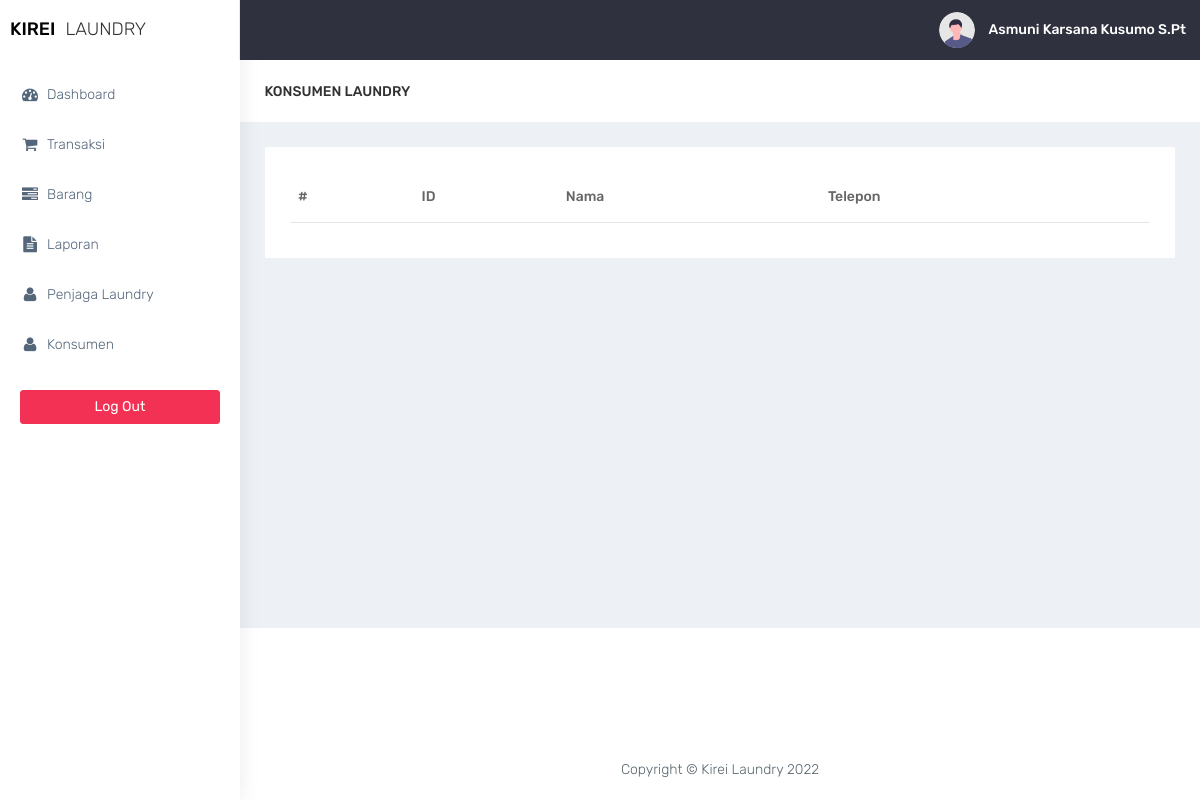
Before: /konsumen/konsumen-laundry.php (signed in) with the older database file.
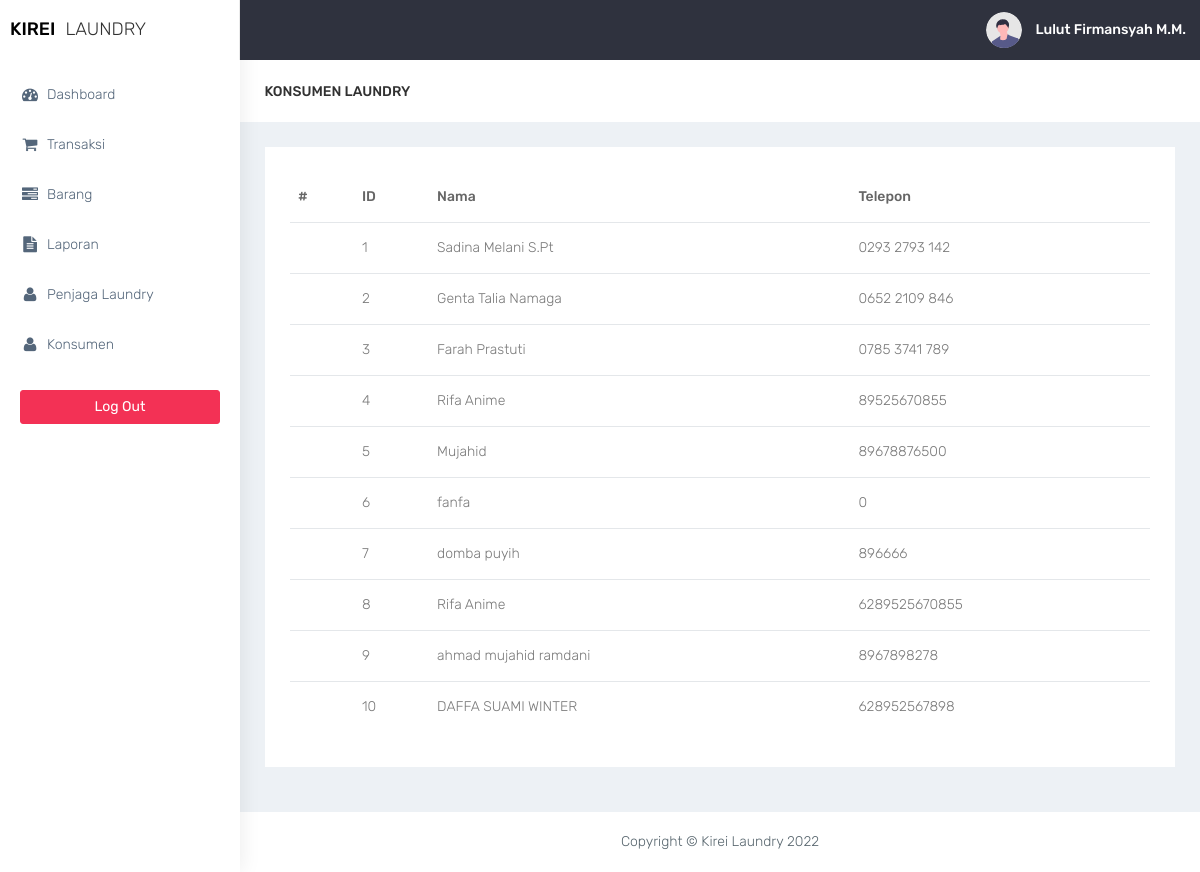
After: the same page with the newer database file.
### tables this page shows
CREATE TABLE `konsumen` (
  `id_konsumen` int(11) NOT NULL,
  `nm_konsumen` varchar(30) DEFAULT NULL,
  `no_tlp` varchar(13) DEFAULT NULL
);

### konsumen/konsumen-laundry.php (the view, shortened to what this page needs)
<?php
$title = 'Konsumen-Laundry';
require '../functions.php';
require '../layout/layout_header.php';
?>
<div class="container-fluid">
    <div class="row bg-title">
        <div class="col-lg-3 col-md-4 col-sm-4 col-xs-12">
            <h4 class="page-title">Konsumen Laundry</h4>
        </div>
    </div>
    <div class="row">
        <div class="col-md-12 col-lg-12 col-sm-12">
            <div class="white-box">
            <form method="post" action="">
                <?php
                            if($conn->connect_errno==0){
                            $sql="SELECT id_konsumen, nm_konsumen, no_tlp FROM konsumen";
                            $res=$conn->query($sql);
                            if($res){
                ?>
                <div class="table-responsive">
                    <table class="table"  id="table">
                        <thead>
                            <tr>
                                <th>#</th>
                                <th>ID</th>
                                <th>Nama</th>
                                <th>Telepon</th>
                            </tr>
                        </thead>
                        <tbody>
                              <?php
                                        $data = $res->fetch_all(MYSQLI_ASSOC);
                                        foreach($data as $row){
                            ?>
                            <tr>
                                <td></td>
                                <td><?= $row['id_konsumen']; ?></td>
                                <td><?= $row['nm_konsumen']; ?></td>
                                <td><?= $row['no_tlp']; ?></td>
                            </tr>
                              <?php
                                    }
                                ?>
                        </tbody>
                    </table>
                    <?php
                    }else
                    echo "Gagal Eksekusi SQL".(DEVELOPMENT?" : ".$conn->error:"")."<br>";
                    }
                    else
                    echo "Gagal koneksi".(DEVELOPMENT?" : ".$conn->connect_error:"")."<br>";
                    ?>
                </div>
            </div>
        </div>
    </div>
</div>
<?php
require '../layout/layout_footer.php';
?>

### layout/layout_header.php (shortened to what this page needs)
<!DOCTYPE html>
<html lang="en">
<head>
    <link href="../assets/bootstrap/dist/css/bootstrap.min.css" rel="stylesheet">
    <link href="../assets/plugins/bower_components/sidebar-nav/dist/sidebar-nav.min.css" rel="stylesheet">
    <link href="../assets/plugins/bower_components/toast-master/css/jquery.toast.css" rel="stylesheet">
    <link href="../assets/plugins/bower_components/morrisjs/morris.css" rel="stylesheet">
    <link href="../assets/plugins/bower_components/chartist-js/dist/chartist.min.css" rel="stylesheet">
    <link href="../assets/plugins/bower_components/chartist-plugin-tooltip-master/dist/chartist-plugin-tooltip.css" rel="stylesheet">
    <link href="../assets/css/animate.css" rel="stylesheet">
    <link href="../assets/css/style.css" rel="stylesheet">
    <link href="../assets/css/colors/default.css" id="theme" rel="stylesheet">
    <link rel="stylesheet" type="text/css" href="../assets/DataTables/datatables.min.css" />
</head>
<body class="fix-header">
    <div id="wrapper">
        <nav class="navbar navbar-default navbar-static-top m-b-0">
            <div class="navbar-header">
                <div class="top-left-part">
                    <a class="logo" href="index.php">
                        <b style="color:black">
                            kirei
                        </b>
                        <span class="hidden-xs text-dark">
                            laundry
                        </span>
                    </a>
                </div>
                <ul class="nav navbar-top-links navbar-right pull-right">
                    <li>
                        <a class="profile-pic" href="#"> <img src="../assets/images/avatar.svg" alt="user-img" width="36" class="img-circle">
                            <b class="hidden-xs"><?= $_SESSION['nm_pegawai']; ?></b></a>
                    </li>
                </ul>
            </div>
        </nav>
        <div class="navbar-default sidebar" role="navigation">
            <div class="sidebar-nav slimscrollsidebar">
                <div class="sidebar-head">
                    <h3><span class="fa-fw open-close"><i class="ti-close ti-menu"></i></span> <span class="hide-menu">Navigation</span></h3>
                </div>
                <ul class="nav" id="side-menu">
                    <li style="padding: 70px 0 0;">
                        <a href="../pemilik/index.php" class="waves-effect
                            <?php if ($title == '') {
                                echo 'active';
                            } ?>">
                            <i class="fa fa-tachometer fa-fw" aria-hidden="true"></i>Dashboard
                        </a>
                        <a href="../transaksi/transaksi.php" class="waves-effect
                            <?php if ($title == 'Transaksi') {
                                echo 'active';
                            } ?>">
                            <i class="fa fa-shopping-cart fa-fw" aria-hidden="true"></i>Transaksi
                        </a>
                          <a href="../barang/barang.php" class="waves-effect
                            <?php if ($title == 'Barang') {
                                echo 'active';
                            } ?>">
                            <i class="fa fa-tasks fa-fw" aria-hidden="true"></i>Barang
                        </a>
                        <a href="../laporan/laporan.php" class="waves-effect
                            <?php if ($title == '') {
                                echo 'active';
                            } ?>">
                            <i class="fa fa-file-text fa-fw" aria-hidden="true"></i>Laporan
                        </a>
                        <a href="../penjaga-laundry/penjaga-laundry.php" class="waves-effect
                            <?php if ($title == 'Penjaga Laundry') {
                                echo 'active';
                            } ?>">
                            <i class="fa fa-user fa-fw" aria-hidden="true"></i>Penjaga Laundry
                        </a>
                        <a href="../konsumen/Konsumen-laundry.php" class="waves-effect
                            <?php if ($title == 'Konsumen') {
                                echo 'active';
                            } ?>">
                            <i class="fa fa-user fa-fw" aria-hidden="true"></i>Konsumen
                        </a>
                    </li>
                </ul>
                <div class="center p-20">
                    <a href="logout.php" class="btn btn-danger btn-block waves-effect waves-light">Log Out</a>
                </div>
            </div>
        </div>
        <div id="page-wrapper">

### layout/layout_footer.php (shortened to what this page needs)
<footer class="footer text-center">Copyright &copy; Kirei Laundry <?= date('Y'); ?></footer>
</div>
</div>
</body>
</html>

### assets/css/colors/default.css (style rules this page uses)
body { background: #fff; }
.top-left-part { background: #fff; }
.navbar-header { background: #2f323e; }
.navbar-top-links > li > a { color: #ffffff; }
.sidebar .sidebar-head { background: #ffffff; }
.sidebar .sidebar-head h3 { color: #686868; }
.sidebar { background: #fff; box-shadow: 1px 0px 20px rgba(0, 0, 0, 0.08); }
#side-menu li a { color: #54667a; }
#side-menu li a { color: #54667a; border-left: 0px solid #fff; }
#side-menu > li > a { border-left: 3px solid transperant; }

Changed rows visible on the page:
added konsumen: id_konsumen "1", nm_konsumen "Sadina Melani S.Pt", no_tlp "0293 2793 142"
added konsumen: id_konsumen "2", nm_konsumen "Genta Talia Namaga", no_tlp "0652 2109 846"
added konsumen: id_konsumen "3", nm_konsumen "Farah Prastuti", no_tlp "0785 3741 789"
added konsumen: id_konsumen "4", nm_konsumen "Rifa Anime", no_tlp "89525670855"
added konsumen: id_konsumen "5", nm_konsumen "Mujahid", no_tlp "89678876500"
added konsumen: id_konsumen "6", nm_konsumen "fanfa", no_tlp "0"
added konsumen: id_konsumen "7", nm_konsumen "domba puyih", no_tlp "896666"
added konsumen: id_konsumen "8", nm_konsumen "Rifa Anime", no_tlp "6289525670855"
added konsumen: id_konsumen "9", nm_konsumen "ahmad mujahid ramdani", no_tlp "8967898278"
added konsumen: id_konsumen "10", nm_konsumen "DAFFA SUAMI WINTER", no_tlp "628952567898"
Other visible differences:
$_SESSION['nm_pegawai']: "Asmuni Karsana Kusumo S.Pt" → "Lulut Firmansyah M.M."
